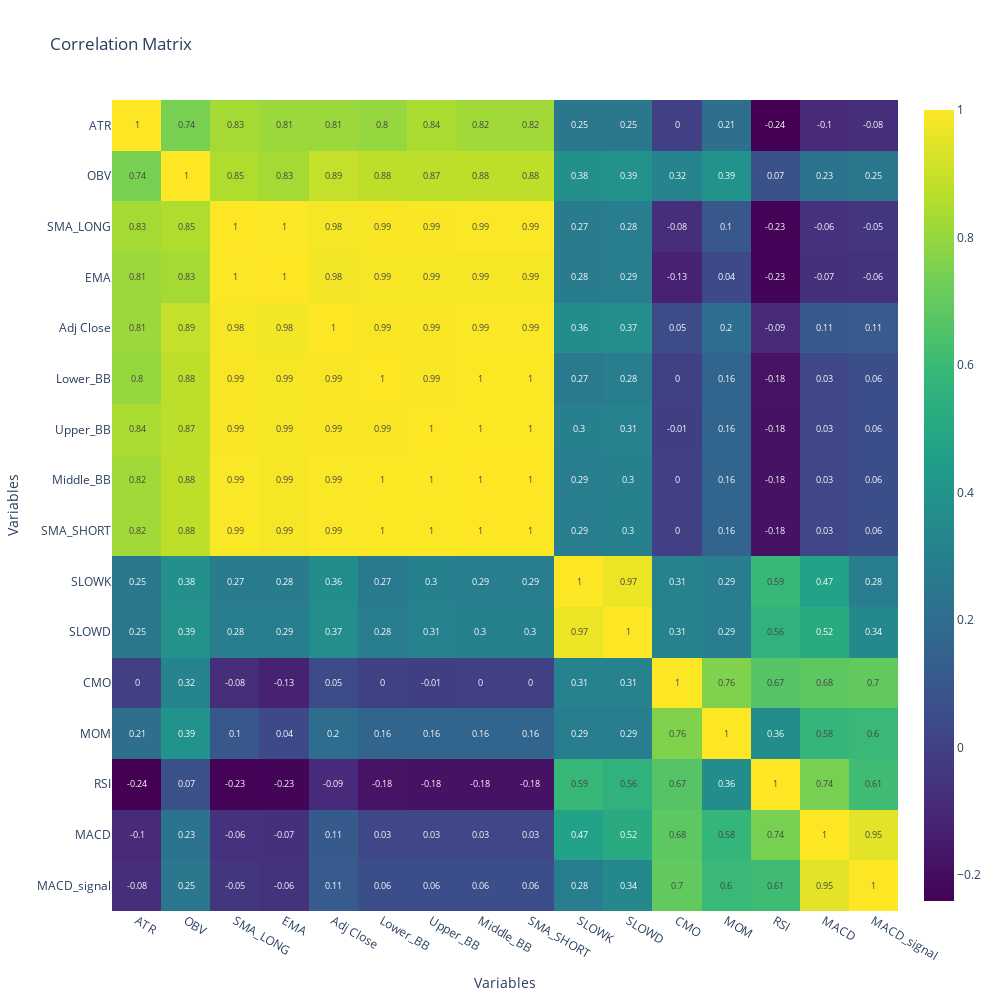

Notebook cell for this chart:
### Code cell
correlation_matrix = X_train_df.corr()

# Create the heatmap with text
fig = go.Figure(data=go.Heatmap(
                    z=correlation_matrix,
                    x=correlation_matrix.columns,
                    y=correlation_matrix.columns,
                    colorscale='Viridis',
                    text=correlation_matrix.round(2).values,  # Rounded values for display
                    texttemplate="%{text}",
                    textfont={"size":9}  # Adjust text size if necessary
                    ))

# Update the layout
fig.update_layout(
    title='Correlation Matrix',
    xaxis_title="Variables",
    yaxis_title="Variables",
    xaxis=dict(side='bottom'),
    yaxis=dict(autorange='reversed'),
    width=1000,  # or any width you desire
    height=1000,  # or any height you desire
)

# Show the figure
pyo.iplot(fig)

### Figure 1 — Plotly figure (JSON) as saved in the notebook; plotly's stock layout.template omitted (floating-point values rounded to 4 significant figures; data arrays with more than 128 entries replaced by an {"elided": "..."} marker saying what was removed)
{"data": [{"colorscale": [[0, "#440154"], [0.1111, "#482878"], [0.2222, "#3e4989"], [0.3333, "#31688e"], [0.4444, "#26828e"], [0.5556, "#1f9e89"], [0.6667, "#35b779"], [0.7778, "#6ece58"], [0.8889, "#b5de2b"], [1, "#fde725"]], "text": {"elided": "16x16 float values"}, "textfont": {"size": 9}, "texttemplate": "%{text}", "type": "heatmap", "x": ["ATR", "OBV", "SMA_LONG", "EMA", "Adj Close", "Lower_BB", "Upper_BB", "Middle_BB", "SMA_SHORT", "SLOWK", "SLOWD", "CMO", "MOM", "RSI", "MACD", "MACD_signal"], "y": ["ATR", "OBV", "SMA_LONG", "EMA", "Adj Close", "Lower_BB", "Upper_BB", "Middle_BB", "SMA_SHORT", "SLOWK", "SLOWD", "CMO", "MOM", "RSI", "MACD", "MACD_signal"], "z": {"elided": "16x16 float values"}}], "layout": {"height": 1000, "title": {"text": "Correlation Matrix"}, "width": 1000, "xaxis": {"side": "bottom", "title": {"text": "Variables"}}, "yaxis": {"autorange": "reversed", "title": {"text": "Variables"}}}}
